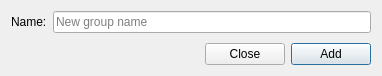
<?xml version="1.0" encoding="UTF-8"?>
<ui version="4.0">
 <class>DialogAddGroup</class>
 <widget class="QDialog" name="DialogAddGroup">
  <property name="geometry">
   <rect>
    <x>0</x>
    <y>0</y>
    <width>382</width>
    <height>76</height>
   </rect>
  </property>
  <property name="windowTitle">
   <string>Add Group</string>
  </property>
  <property name="modal">
   <bool>true</bool>
  </property>
  <layout class="QVBoxLayout" name="verticalLayout_2">
   <item>
    <layout class="QFormLayout" name="formLayout">
     <property name="fieldGrowthPolicy">
      <enum>QFormLayout::AllNonFixedFieldsGrow</enum>
     </property>
     <item row="0" column="0">
      <widget class="QLabel" name="label">
       <property name="text">
        <string>Name:</string>
       </property>
      </widget>
     </item>
     <item row="0" column="1">
      <widget class="QLineEdit" name="name_edit">
       <property name="placeholderText">
        <string>New group name</string>
       </property>
      </widget>
     </item>
    </layout>
   </item>
   <item>
    <layout class="QHBoxLayout" name="horizontalLayout">
     <item>
      <spacer name="horizontalSpacer">
       <property name="orientation">
        <enum>Qt::Horizontal</enum>
       </property>
       <property name="sizeType">
        <enum>QSizePolicy::Expanding</enum>
       </property>
       <property name="sizeHint" stdset="0">
        <size>
         <width>40</width>
         <height>20</height>
        </size>
       </property>
      </spacer>
     </item>
     <item>
      <widget class="QPushButton" name="cancel_btn">
       <property name="text">
        <string>Close</string>
       </property>
      </widget>
     </item>
     <item>
      <widget class="QPushButton" name="add_btn">
       <property name="text">
        <string>Add</string>
       </property>
       <property name="default">
        <bool>true</bool>
       </property>
      </widget>
     </item>
    </layout>
   </item>
  </layout>
 </widget>
 <resources/>
 <connections/>
</ui>
